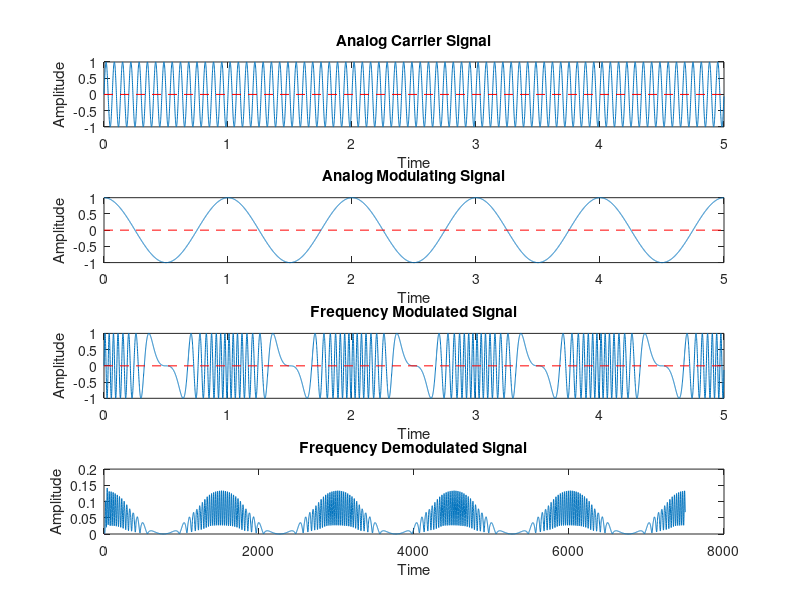

The MATLAB source for this figure:
%https://www.youtube.com/watch?v=N-cgugyTXW8
clc;
clear all;
close all;

am = 1;
fm = 1;
ac = 1;
fc = 15; %must be greater than modulating frequency fm

fs = fc * 100; %sampling frequency
T = 5; %total time
t = 0 : 1 / fs : T - 1 / fs;

%Carrier Signal
ct = ac * sin(2 * pi * fc * t);

subplot(411);
plot(t,ct);
xlabel('Time');
ylabel('Amplitude');
title('Analog Carrier Signal');
line([0 T],[0 0],'linestyle','--','color','r');

%Modulating Signal
mt = am * cos(2 * pi * fm * t); %cos funtion must be used otherwise 90 degree phase will be different

subplot(412);
plot(t,mt);
xlabel('Time');
ylabel('Amplitude');
title('Analog Modulating Signal');
line([0 T],[0 0],'linestyle','--','color','r');

%Frequency Modulation
kf = fc / ac; %frequency sensitivity of frequency modulator(not sure about this equation tho :3)
df = kf * am; %frequency deviation
B = df / fm; %modulation index

st1 = ac * sin(2 * pi * fc * t + (B.*sin(2 * pi * fm * t)));
%st1 = fmmod(mt,fc,fs,df);%using builtin function for modulation

subplot(413);
plot(t,st1);
xlabel('Time');
ylabel('Amplitude');
title('Frequency Modulated Signal');
line([0 T],[0 0],'linestyle','--','color','r');

%Frequency Demodulation
x = diff(st1);
y = abs(x);
[b,a] = butter(10,0.13); % second parameter's range = (0,1);no idea about the first one :3
st2 = filter(b,a,y);
%st2 = fmdemod(st1,fc,fs); %using builtin function for demodulation

subplot(414);
plot(st2);
xlabel('Time');
ylabel('Amplitude');
title('Frequency Demodulated Signal');
line([0 T],[0 0],'linestyle','--','color','r');

%%Formulas
%%modulation = ac*sin(2*pi*fc*t+(B.*sin(2*pi*fm*t)))
%%demodulation in 4 steps
%%1.x = diff(st1)
%%2.y = abs(x)
%%3.[b,a] = butter(10,0.13); here values can differ 
%%4.st2 = filter(b,a,y)
%%Here,
%%st1 = modulated signal
%%st2 = demodulated signal
%%m(t) = message/modulating signal = am*cos(2*pi*fm*t); not sin 
%%c(t) = carrire signal = ac*sin(2*pi*fc*t)
%%kf = ratio of carrire frequency & carrire amplitude = fc/ac
%%df = frequency deviation = kf*am
%%B(beta) = modulation index = df/fm = (fc/fm)*(am/ac)